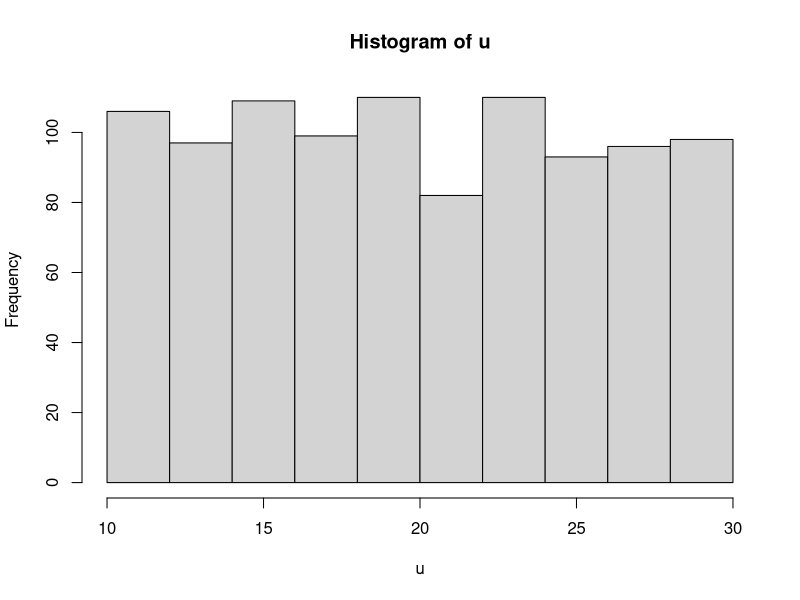
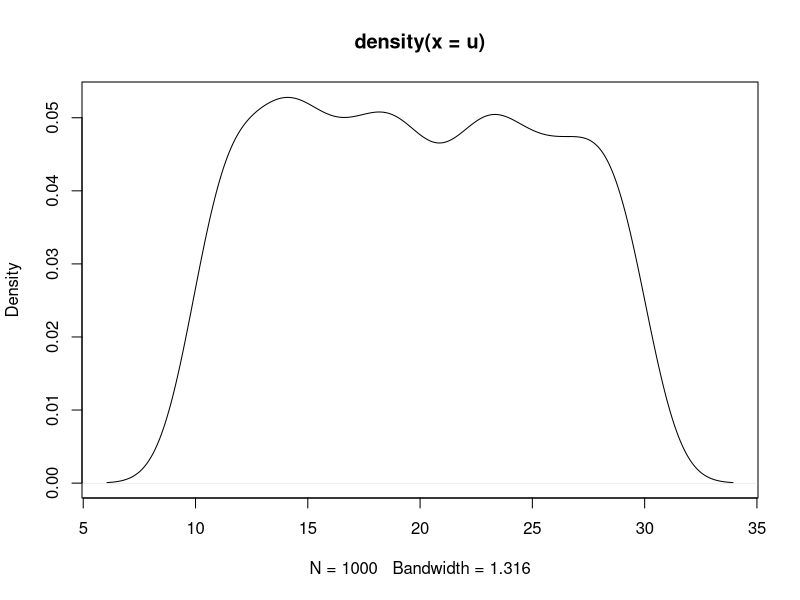
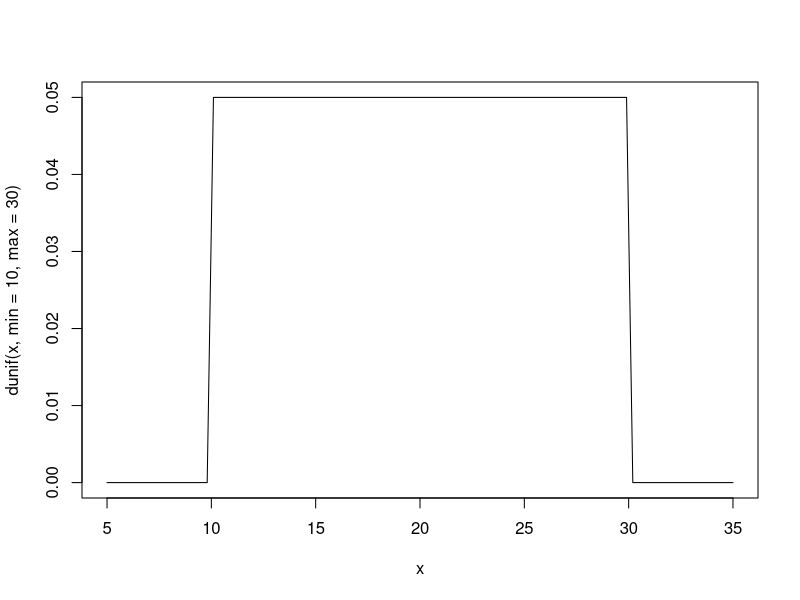
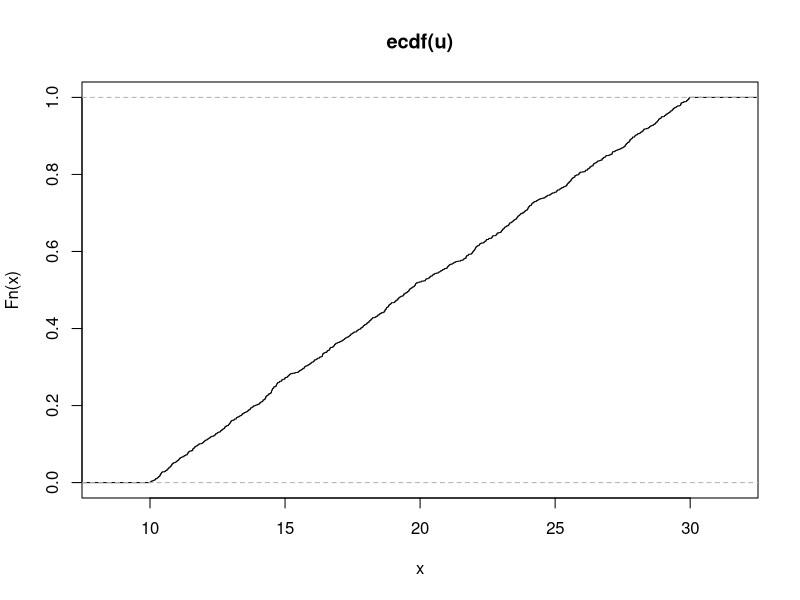
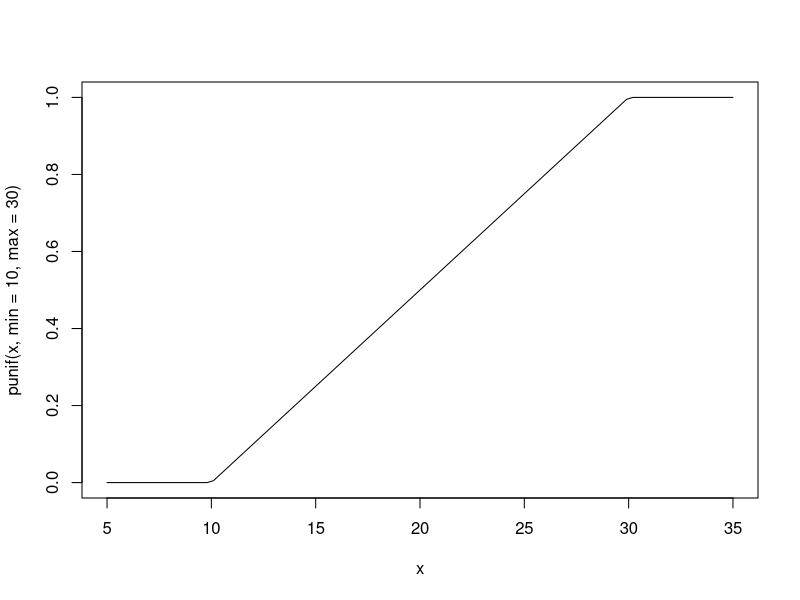
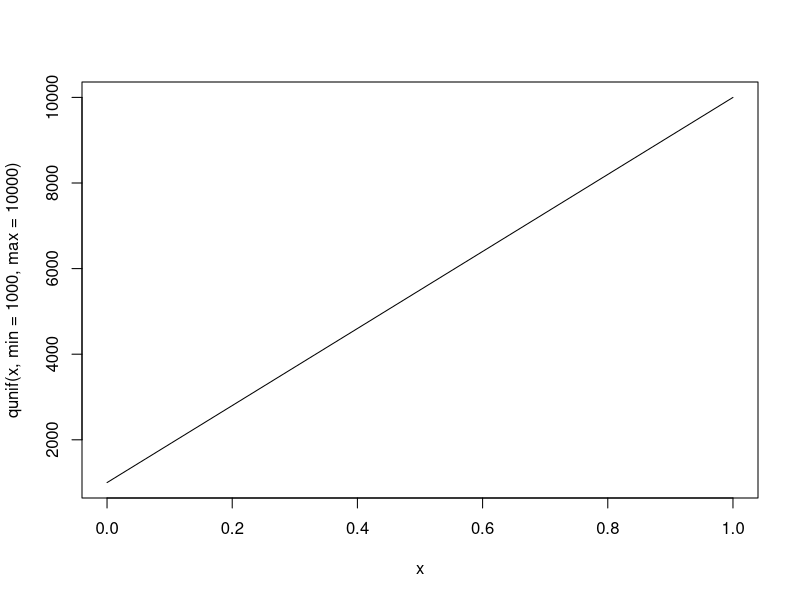
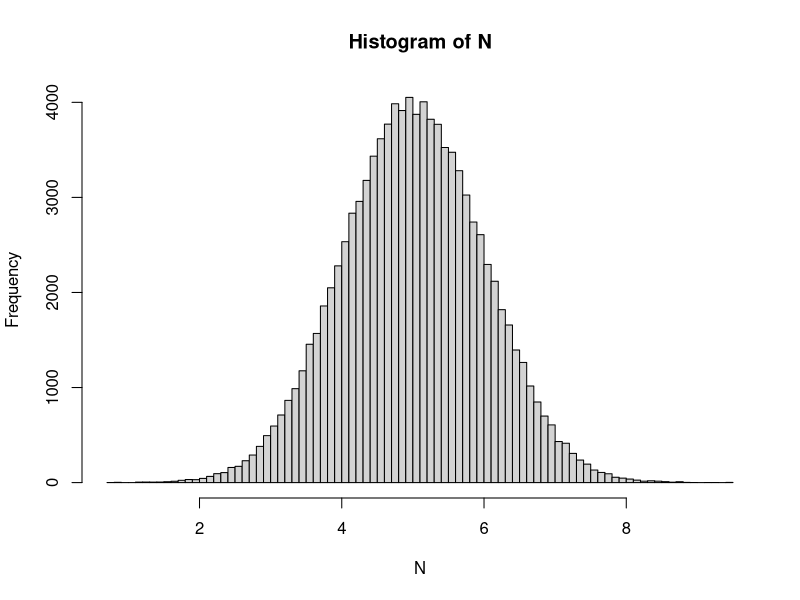
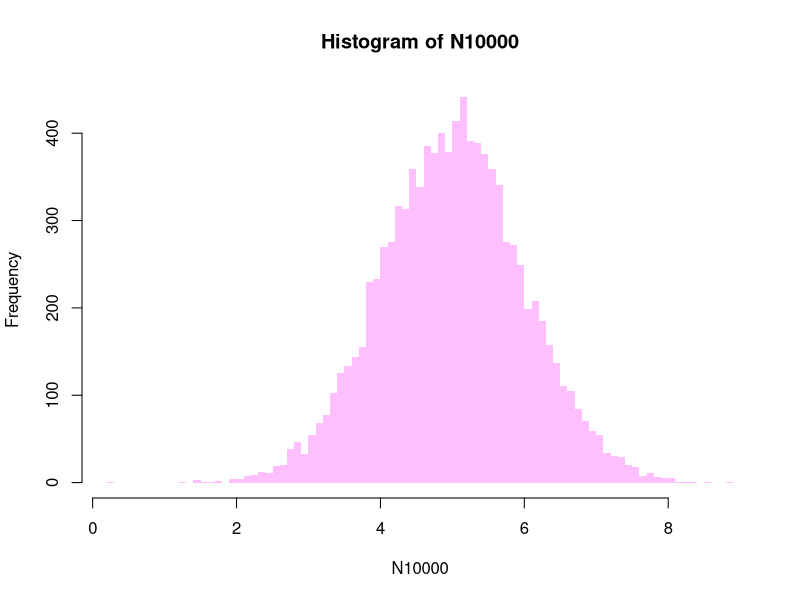

Recreate these plots in R, in order. (Note: this script raises an error after producing the figures.)
## ---- chunk 1
set.seed(101)
u<-runif(1000, min=10, max=30)
hist(u)
## ---- chunk 2
density(u)
plot(density(u))
## ---- chunk 3
curve(dunif(x,min=10,max=30),5,35)
## ---- chunk 4
dunif(c(2, 10, 15, 20, 30, 55),min=10, max=30)
## ---- chunk 5
ecdf(u)
plot(ecdf(u))
## ---- chunk 6
curve(punif(x,min=10, max=30),5,35)
## ---- chunk 7
punif(q=c(0.01,0.25,0.5,0.75,0.99))
punif(min=50, max=200, q=c(100)) #the probability of drawing a number below 100 knowing the min and max are 50 and 200 and the distribution uniform is 1/3 (the range being 150 and 100 being 50 beyond the max)
## ---- chunk 8
curve(qunif(x,min=1000,max=10000))
qunif(p=0.77,min=1000,max=10000)
## ---- chunk 9
set.seed(101)
N<-rnorm(100000,mean=5,sd=1)
hist(N, breaks = 100)
mean(N)
median(N)
sd(N)
## ---- chunk 10
mean(N)
median(N)
e1071::skewness(N)
e1071::kurtosis(N)
## ---- chunk 11
N10000<-rnorm(10000,mean=5,sd=1)
N1000<-rnorm(1000,mean=5,sd=1)
N100<-rnorm(100,mean=5,sd=1)
N10<-rnorm(10,mean=5,sd=1)
hist(N10000, breaks = 100, border=NA, col=rgb(1, 0.5, 1, 0.5))
hist(N1000, breaks = 100, border=NA, col=rgb(1, 0.5, 1, 0.5))
hist(N100, breaks = 100, border=NA, col=rgb(1, 0.5, 1, 0.5))
hist(N10, breaks = 100, border=NA, col=rgb(1, 0.5, 1, 0.5))
## ---- chunk 12
density(N)
plot(density(N)) #The integral of the density being 1, overlaying on top of the histogram doesn't work because it depends on the heights of the bar which itself depends on the number of bars. See Crawley, p215 for such a manipulation or later with ggplot
## ---- chunk 13
plot(density(N10000), main="Varying sample size", col=rgb(1, 0.5, 1, 0.5), lwd=5,xlab="x")
lines(density(N1000), col=rgb(1, 0.5, 1, 0.5),lwd=3)
lines(density(N100), col=rgb(1, 0.5, 1, 0.5), lwd=2)
lines(density(N10), col=rgb(1, 0.5, 1, 0.5), lwd=1)
## ---- chunk 14
curve(dnorm(x,mean=5,sd=1),0,10)
dnorm(5, mean=5,sd=1)
## ---- chunk 15
curve(dnorm(x,mean=0,sd=1),-5,5, lty=1)
curve(dnorm(x,mean=-2,sd=1),-5,5, lty=2, add=TRUE)
curve(dnorm(x,mean=1,sd=1),-5,5, lty=3, add=TRUE)

curve(dnorm(x,mean=0,sd=1),-5,5, lty=1, col="blue")
curve(dnorm(x,mean=0,sd=0.7),-5,5, lty=2, col="blue", add=TRUE)
curve(dnorm(x,mean=0,sd=2),-5,5, lty=3, col="blue", add=TRUE)
## ---- chunk 16
set.seed(101)
Z<-rnorm(1000000,mean=0,sd=1)
Flat<-rnorm(1000000,mean=0,sd=3)
plot(density(Z))
lines(density(Flat))
kurtosis(Z)
kurtosis(Flat)
## ---- chunk 17
curve(dnorm(x, 0, 1), col = 'green', lwd = 8, xlim = c(-3, 3), main = 'Density function of X ~ N(0,1)\n Intervals', ylab = 'f(x)')
curve(dnorm(x, 0, 1), add = TRUE, col = 'gold', lwd = 5, xlim = c(-2, 2))
curve(dnorm(x, 0, 1), add = TRUE, col = "red", lwd = 2, xlim = c(-1, 1))
abline(v = 0, col = "grey", lty = 1)
abline(v = c(-1, 1), col = "red", lty = 3)
abline(v = c(-2, 2), col = "gold", lty = 3)
abline(v = c(-3, 3), col = "green", lty = 3)
legend("topleft", lwd = c(2,5,8),
       legend = c("68% in [ mu +/- sigma ]", 
                  "95% in [ mu +/- 2*sigma ]", 
                  "99.7% in [ mu +/- 3*sigma ]"),
       col = c("red", 'gold', 'green'))
## ---- chunk 18

curve(dnorm(x, 0, 1), col = 'green', lwd = 8, xlim = c(-2.58, 2.58), main = 'Density function of X ~ N(0,1)\n Intervals', ylab = 'f(x)')
curve(dnorm(x, 0, 1), add = TRUE, col = 'gold', lwd = 5, xlim = c(-1.96, 1.96))
curve(dnorm(x, 0, 1), add = TRUE, col = "red", lwd = 2, xlim = c(-1.645, 1.645))
abline(v = 0, col = "grey", lty = 1)
abline(v = c(-1.645, 1.645), col = "red", lty = 3)
abline(v = c(-1.96, 1.96), col = 'gold', lty = 3)
abline(v = c(-2.58, 2.58), col = 'green', lty = 3)
legend("topleft", lty = 1, lwd = c(2,5,8),
       legend = c("90% in [ +/- 1.645 ]", 
                  "95% in [ +/- 1.96 ]", 
                  "99% in [ +/- 2.58 ]"),
       col = c("red", 'gold', 'green'))
## ---- chunk 19
curve(pnorm(x),-4,4) #theoretical (unit normal)

N<-rnorm(100)
plot(ecdf(N)) #sample
## ---- chunk 20
plot(x, pnorm(x, 0, 1), type='l', col=2, ylab = 'F(x)', 
     main = 'Cumulative Distribution Function of N(mu ; 1)')
lines(x, pnorm(x, 2, 1), col='darkorange')
lines(x, pnorm(x, 4, 1), col='gold')
legend("topleft", lty = 1,
       legend = c("mu = 0", "mu = 2", "mu = 4"),
       col = c(2, 'darkorange', 'gold'))
## ---- chunk 21
plot(x, pnorm(x, 0, 1), type='l', col=2, ylab = 'F(x)', 
     main = 'Cumulative Distribution Function of N(0 ; sigma^2)')
lines(x, pnorm(x, 0, 2), col='purple')
lines(x, pnorm(x, 0, 4), col='blue')
legend("topleft", lty = 1,
       legend = c("sigma = 1", "sigma = 2", "sigma = 4"),
       col = c(2, 'purple', 'blue'))
## ---- chunk 22
1-(pnorm(-1)+(1-pnorm(1))) #1 minus the sum of the probability of being below -1 and being above 1)

1-(pnorm(-2)+(1-pnorm(2))) 

1-(pnorm(-3)+(1-pnorm(3))) 
## ---- chunk 23
pnorm(22000,mean=40000,sd = 20000)
pnorm(100000,mean=40000,sd = 20000)
